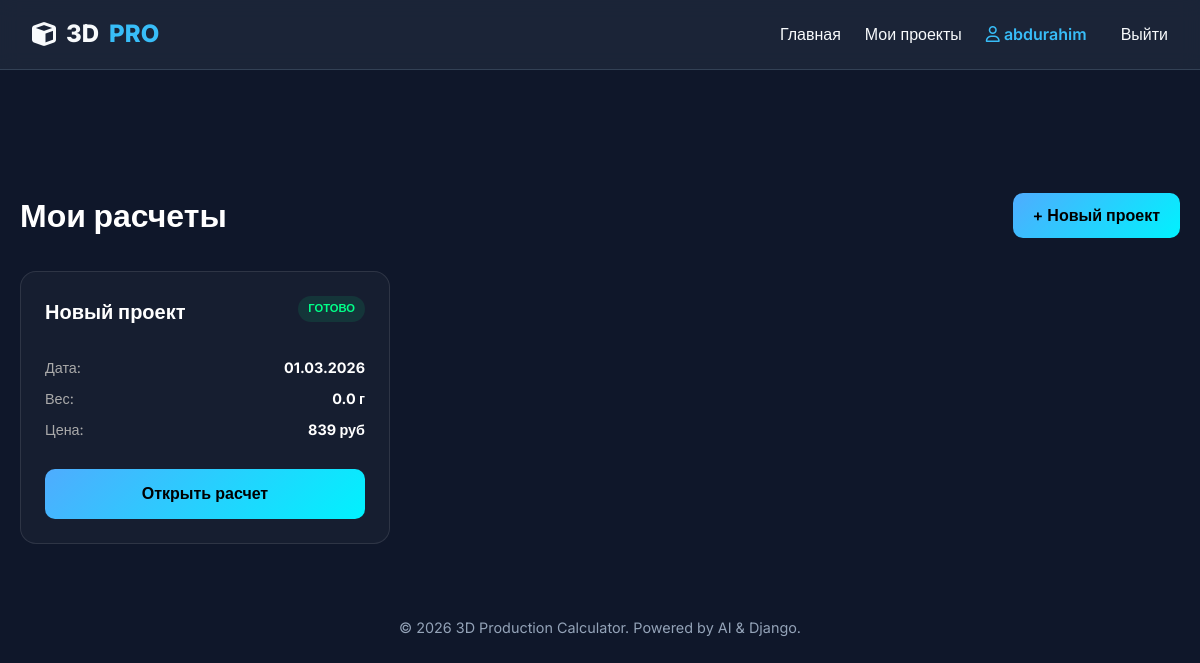
The page /projects/ (signed in) on the database as committed earlier.
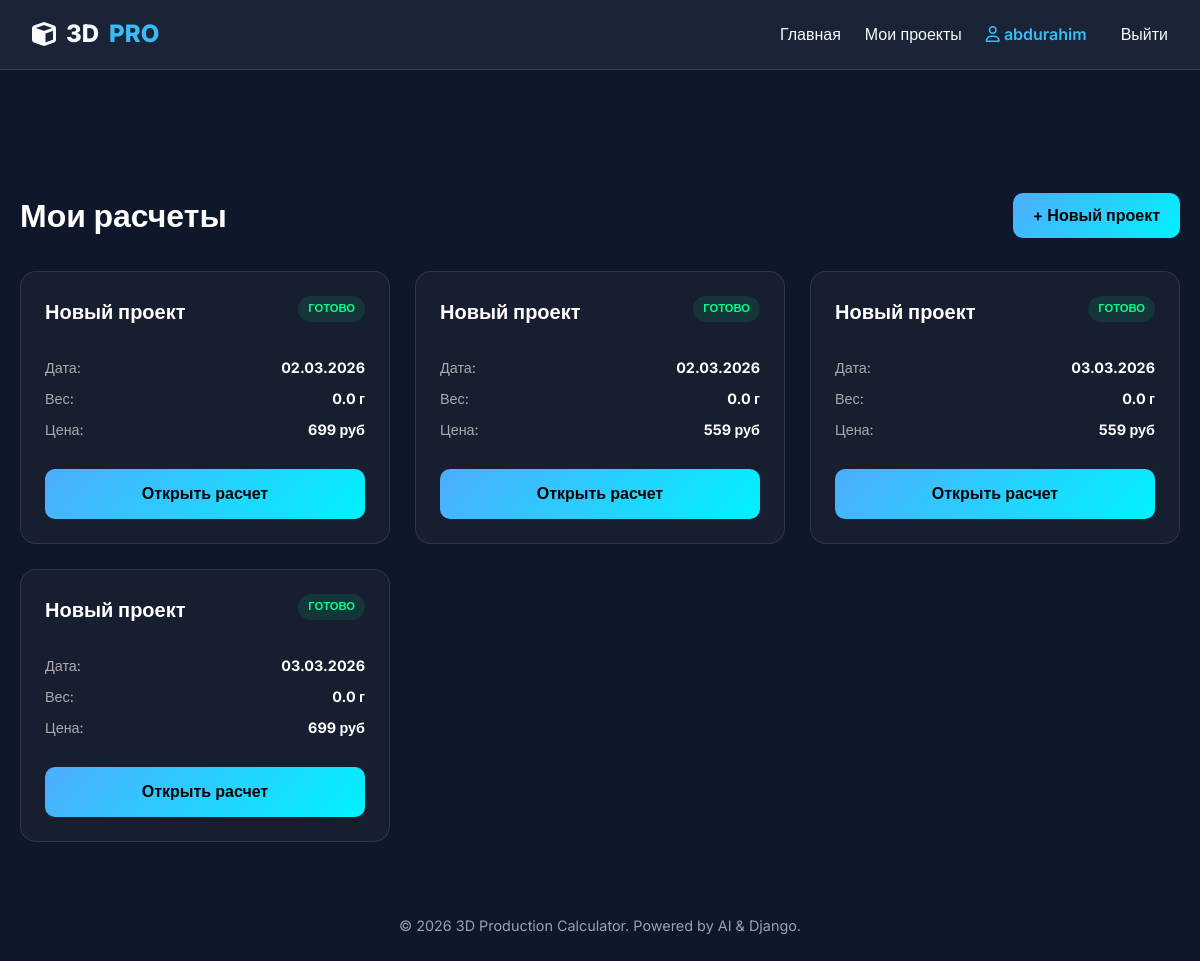
The same page on the database as committed later.
### main/models.py (models this page shows, shortened)
class Project(models.Model):
    user = models.ForeignKey(User, on_delete=models.CASCADE, related_name='projects')
    title = models.CharField(max_length=255, verbose_name="Название проекта")
    client_name = models.CharField(max_length=255, blank=True, null=True)
    contact_info = models.TextField(blank=True, null=True)
    notes = models.TextField(blank=True, null=True)
    image = models.ImageField(upload_to='projects/')
    technology = models.CharField(max_length=50, default='FDM')
    material_density = models.FloatField(default=1.25)
    material_cost_per_kg = models.FloatField(default=2000)
    fill_percentage = models.IntegerField(default=20)
    print_time_hours = models.FloatField(default=0)
    total_weight = models.FloatField(default=0)
    total_price = models.IntegerField(default=0)
    final_price = models.FloatField(default=0)
    ai_description = models.TextField(blank=True, null=True)
    model_file = models.FileField(upload_to='models/%Y/%m/%d/', blank=True, null=True)
    model_data = models.JSONField(default=dict, blank=True)
    parameters = models.JSONField(default=dict, blank=True)
    model_data = models.JSONField(default=dict, blank=True)
    status = models.CharField(max_length=20, default='pending')
    density = models.FloatField(default=1.25)
    infill = models.IntegerField(default=20)
    technology = models.CharField(max_length=50, default='FDM')
    material_name = models.CharField(max_length=100, default='PLA')
    print_time = models.FloatField(default=0)
    post_processing_time = models.FloatField(default=0)
    modeling_time = models.FloatField(default=0)
    quantity = models.IntegerField(default=1)
    markup_coefficient = models.FloatField(default=2.5) # Коэффициент наценки
    defect_rate = models.FloatField(default=5.0) # Вероятность брака в %
    tax_rate = models.FloatField(default=0) # Налог в %
    energy_cost = models.FloatField(default=5.5) # руб/кВт
    depreciation = models.FloatField(default=10.0) # амортизация в час
    currency = models.CharField(max_length=10, default='RUB')
    language = models.CharField(max_length=10, default='RU')
    ai_description = models.TextField(blank=True, null=True, verbose_name="Описание от ИИ")
    ai_commercial_text = models.TextField(blank=True, null=True, verbose_name="Коммерческое предложение")
    status = models.CharField(
        max_length=20,
        choices=[('pending', 'Ожидание'), ('processing', 'Обработка'), ('ready', 'Готово'), ('error', 'Ошибка')],
        default='pending'
    )
    created_at = models.DateTimeField(auto_now_add=True)

### main/views.py (the view)
# urls.py: path('projects/', views.projects_list, name='projects'),
def projects_list(request):
    projects = Project.objects.filter(user=request.user) if request.user.is_authenticated else []
    return render(request, 'main/projects_list.html', {'projects': projects})

### templates/main/projects_list.html
{% extends 'base.html' %}
{% load static %}
{% block content %}
<link rel="stylesheet" href="{% static 'css/projects_list.css' %}">
<div class="container">
    <div class="projects-header">
        <h1>Мои расчеты</h1>
        <a href="{% url 'calculate' %}" class="btn-open" style="padding: 10px 20px;">+ Новый проект</a>
    </div>
    <div class="projects-grid">
        {% for prj in projects %}
            <div class="project-card">
                <div class="card-header">
                    <h3>{{ prj.title }}</h3>
                    <span class="status-badge {{ prj.status }}">
                        {{ prj.get_status_display }}
                    </span>
                </div>
                <div class="card-info">
                    <p><span>Дата:</span> <strong>{{ prj.created_at|date:"d.m.Y" }}</strong></p>
                    <p><span>Вес:</span> <strong>{{ prj.total_weight|floatformat:1 }} г</strong></p>
                    <p><span>Цена:</span> <strong>{{ prj.total_price }} руб</strong></p>
                </div>
                <a href="{% url 'calculate_with_id' prj.id %}" class="btn-open">Открыть расчет</a>
            </div>
        {% empty %}
            <div style="color: #aaa; text-align: center; grid-column: 1/-1; padding: 50px;">
                <p>Список пуст. Создайте свой первый проект в калькуляторе.</p>
            </div>
        {% endfor %}
    </div>
</div>
{% endblock %}

### templates/base.html (shortened to what this page needs)
{% load static %}
<!DOCTYPE html>
<html lang="ru">
<head>
    <link rel="stylesheet" href="https://cdnjs.cloudflare.com/ajax/libs/font-awesome/6.0.0/css/all.min.css">
    <link rel="stylesheet" href="{% static 'css/base.css' %}">
</head>
<body>
    <header>
        <nav class="navbar">
            <div class="nav-container">
                <a href="{% url 'main' %}" class="logo">
                    <i class="fa-solid fa-cube"></i>
                    3D<span>PRO</span>
                </a>
                <div class="nav-links">
                    <a href="{% url 'main' %}" class='btn-logout'>Главная</a>
                    <a href="{% url 'projects' %}" class='btn-logout'>Мои проекты</a>
                    {% if user.is_authenticated %}
                        <span class="user-badge">
                            <i class="fa-regular fa-user"></i> {{ user.username }}
                        </span>
                        <form action="{% url 'logout' %}" method="post" style="display: inline;">
                            <button type="submit" class="btn-logout">Выйти</button>
                        </form>
                    {% else %}
                        <a href="{% url 'login' %}">Войти</a>
                        <a href="{% url 'register' %}" class="btn-primary">Регистрация</a>
                    {% endif %}
                </div>
            </div>
        </nav>
    </header>
    <main class="content-wrapper">
        {% block content %}{% endblock %}
    </main>
    <footer class="footer">
        <p>&copy; 2026 3D Production Calculator. Powered by AI & Django.</p>
    </footer>
</body>
</html>

### static/css/base.css (style rules this page uses)
:root { --bg-color: #0f172a; --card-bg: #1e293b; --primary: #38bdf8; --primary-hover: #0ea5e9; --text-main: #f8fafc; --text-muted: #94a3b8; --border: #334155; --accent: #8b5cf6; --nav-height: 70px; }
* { box-sizing: border-box; margin: 0; padding: 0; }
body { font-family: 'Inter', sans-serif; background-color: var(--bg-color); color: var(--text-main); line-height: 1.6; }
.navbar { background: rgba(30, 41, 59, 0.8); backdrop-filter: blur(10px); border-bottom: 1px solid var(--border); height: var(--nav-height); position: sticky; top: 0; z-index: 1000; margin-bottom: 120px; }
.nav-container { max-width: 1200px; margin: 0 auto; height: 100%; display: flex; justify-content: space-between; align-items: center; padding: 0 2rem; }
.logo { font-size: 1.5rem; font-weight: 800; text-decoration: none; color: var(--text-main); display: flex; align-items: center; gap: 10px; }
.logo span { color: var(--primary); }
.btn-logout { background: none; border: none; color: var(--text-main); font-family: inherit; font-size: inherit; font-weight: 500; cursor: pointer; padding: 0; transition: 0.3s; text-decoration: none; }
.user-badge { color: var(--primary); font-weight: 600; margin-right: 10px; }
.nav-links { display: flex; align-items: center; gap: 1.5rem; }
footer { padding: 2rem; text-align: center; color: var(--text-muted); font-size: 0.9rem; }

### static/css/projects_list.css (style rules this page uses)
.container { max-width: 1200px; margin: 40px auto; padding: 0 20px; }
.projects-header { display: flex; justify-content: space-between; align-items: center; margin-bottom: 30px; }
.projects-header h1 { font-size: 2rem; color: #fff; }
.projects-grid { display: grid; grid-template-columns: repeat(auto-fill, minmax(300px, 1fr)); gap: 25px; }
.project-card { background: rgba(255, 255, 255, 0.03); border: 1px solid rgba(255, 255, 255, 0.1); border-radius: 16px; padding: 24px; transition: all 0.3s ease; position: relative; overflow: hidden; display: flex; flex-direction: column; }
.card-header { display: flex; justify-content: space-between; align-items: flex-start; margin-bottom: 20px; }
.card-header h3 { margin: 0; font-size: 1.25rem; color: #fff; max-width: 70%; }
.status-badge { font-size: 0.7rem; padding: 4px 10px; border-radius: 20px; text-transform: uppercase; font-weight: 700; }
.status-badge.ready { background: rgba(0, 255, 136, 0.1); color: #00ff88; }
.card-info { margin-bottom: 20px; flex-grow: 1; }
.card-info p { margin: 8px 0; color: #aaa; font-size: 0.9rem; display: flex; justify-content: space-between; }
.card-info strong { color: #fff; }
.btn-open { display: block; text-align: center; background: linear-gradient(135deg, #4facfe 0%, #00f2fe 100%); color: #000; text-decoration: none; padding: 12px; border-radius: 10px; font-weight: 600; transition: opacity 0.2s; }

Rows that differ between the two databases and show on the page:
removed Project: title "Новый проект", status "ГОТОВО", created_at "01.03.2026", total_weight "0.0", total_price "839"
added Project: title "Новый проект", status "ГОТОВО", created_at "02.03.2026", total_weight "0.0", total_price "699"
added Project: title "Новый проект", status "ГОТОВО", created_at "02.03.2026", total_weight "0.0", total_price "559"
added Project: title "Новый проект", status "ГОТОВО", created_at "03.03.2026", total_weight "0.0", total_price "559"
added Project: title "Новый проект", status "ГОТОВО", created_at "03.03.2026", total_weight "0.0", total_price "699"
